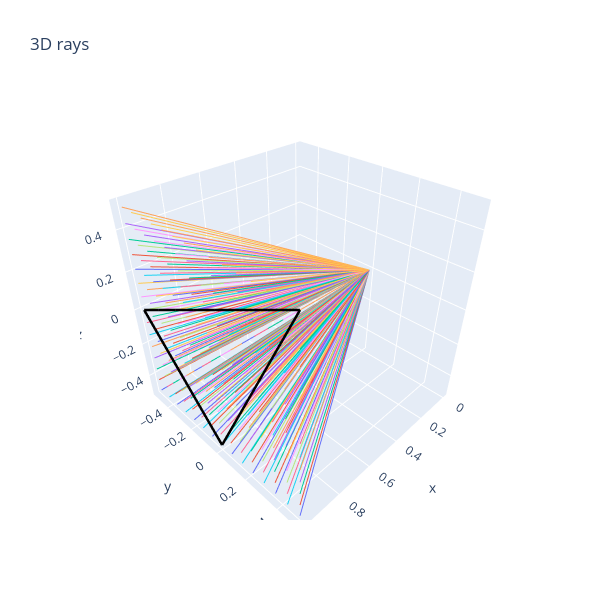
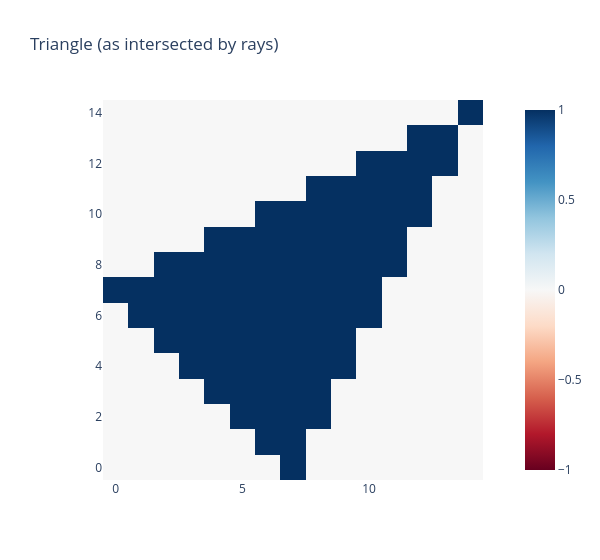

Notebook cell for these charts, in order:
### Markdown cell above
### Exercise - implement `raytrace_triangle`

> ```yaml
> Difficulty: 🔴🔴🔴🔴⚪
> Importance: 🔵🔵🔵🔵⚪
> 
> You should spend up to 15-20 minutes on this exercise.
> This is about as hard as `intersect_rays_1d`, although hopefully you should find it more familiar.
> ```

Below, you should implement `raytrace_triangle`, a funtion which checks whether each ray in `ray` intersects a single given triangle.

### Code cell
def raytrace_triangle(
    rays: Float[Tensor, "nrays rayPoints=2 dims=3"],
    triangle: Float[Tensor, "trianglePoints=3 dims=3"],
) -> Bool[Tensor, " nrays"]:
    """
    For each ray, return True if the triangle intersects that ray.
    """

    rights = rays[:,0,:] - triangle[0]
    lefts = t.stack((-rays[:,1,:], (triangle[1] - triangle[0]).expand_as(rays[:,1,:]), (triangle[2] - triangle[0]).expand_as(rays[:,1,:])), dim=-1)
    solutions = t.linalg.solve(lefts, rights)
    print('solutions')
    print(solutions)
    first = solutions[:,0]
    second = solutions[:,1]
    third = solutions[:,2]
    print((first >= 0) & (second >= 0) & (third >=0) & ((second + third) <= 1))
    return ((first >= 0) & (second >= 0) & (third >=0) & ((second + third) <= 1))
    



A = t.tensor([1, 0.0, -0.5])
B = t.tensor([1, -0.5, 0.0])
C = t.tensor([1, 0.5, 0.5])
num_pixels_y = num_pixels_z = 15
y_limit = z_limit = 0.5

# Plot triangle & rays
test_triangle = t.stack([A, B, C], dim=0)
rays2d = make_rays_2d(num_pixels_y, num_pixels_z, y_limit, z_limit)
triangle_lines = t.stack([A, B, C, A, B, C], dim=0).reshape(-1, 2, 3)
render_lines_with_plotly(rays2d, triangle_lines)

# Calculate and display intersections
intersects = raytrace_triangle(rays2d, test_triangle)
img = intersects.reshape(num_pixels_y, num_pixels_z).int()
imshow(img, origin="lower", width=600, title="Triangle (as intersected by rays)")

### Figure 1 — Plotly figure (JSON) as saved in the notebook; plotly's stock layout.template omitted (floating-point values rounded to 4 significant figures)
{"data": [{"mode": "lines", "type": "scatter3d", "x": [0.0, 1.0], "y": [0.0, -0.5], "z": [0.0, -0.5]}, {"mode": "lines", "type": "scatter3d", "x": [0.0, 1.0], "y": [0.0, -0.5], "z": [0.0, -0.4286]}, {"mode": "lines", "type": "scatter3d", "x": [0.0, 1.0], "y": [0.0, -0.5], "z": [0.0, -0.3571]}, {"mode": "lines", "type": "scatter3d", "x": [0.0, 1.0], "y": [0.0, -0.5], "z": [0.0, -0.2857]}, {"mode": "lines", "type": "scatter3d", "x": [0.0, 1.0], "y": [0.0, -0.5], "z": [0.0, -0.2143]}, {"mode": "lines", "type": "scatter3d", "x": [0.0, 1.0], "y": [0.0, -0.5], "z": [0.0, -0.1429]}, {"mode": "lines", "type": "scatter3d", "x": [0.0, 1.0], "y": [0.0, -0.5], "z": [0.0, -0.07143]}, {"mode": "lines", "type": "scatter3d", "x": [0.0, 1.0], "y": [0.0, -0.5], "z": [0.0, -2.235e-08]}, {"mode": "lines", "type": "scatter3d", "x": [0.0, 1.0], "y": [0.0, -0.5], "z": [0.0, 0.07143]}, {"mode": "lines", "type": "scatter3d", "x": [0.0, 1.0], "y": [0.0, -0.5], "z": [0.0, 0.1429]}, {"mode": "lines", "type": "scatter3d", "x": [0.0, 1.0], "y": [0.0, -0.5], "z": [0.0, 0.2143]}, {"mode": "lines", "type": "scatter3d", "x": [0.0, 1.0], "y": [0.0, -0.5], "z": [0.0, 0.2857]}, {"mode": "lines", "type": "scatter3d", "x": [0.0, 1.0], "y": [0.0, -0.5], "z": [0.0, 0.3571]}, {"mode": "lines", "type": "scatter3d", "x": [0.0, 1.0], "y": [0.0, -0.5], "z": [0.0, 0.4286]}, {"mode": "lines", "type": "scatter3d", "x": [0.0, 1.0], "y": [0.0, -0.5], "z": [0.0, 0.5]}, {"mode": "lines", "type": "scatter3d", "x": [0.0, 1.0], "y": [0.0, -0.4286], "z": [0.0, -0.5]}, {"mode": "lines", "type": "scatter3d", "x": [0.0, 1.0], "y": [0.0, -0.4286], "z": [0.0, -0.4286]}, {"mode": "lines", "type": "scatter3d", "x": [0.0, 1.0], "y": [0.0, -0.4286], "z": [0.0, -0.3571]}, {"mode": "lines", "type": "scatter3d", "x": [0.0, 1.0], "y": [0.0, -0.4286], "z": [0.0, -0.2857]}, {"mode": "lines", "type": "scatter3d", "x": [0.0, 1.0], "y": [0.0, -0.4286], "z": [0.0, -0.2143]}, {"mode": "lines", "type": "scatter3d", "x": [0.0, 1.0], "y": [0.0, -0.4286], "z": [0.0, -0.1429]}, {"mode": "lines", "type": "scatter3d", "x": [0.0, 1.0], "y": [0.0, -0.4286], "z": [0.0, -0.07143]}, {"mode": "lines", "type": "scatter3d", "x": [0.0, 1.0], "y": [0.0, -0.4286], "z": [0.0, -2.235e-08]}, {"mode": "lines", "type": "scatter3d", "x": [0.0, 1.0], "y": [0.0, -0.4286], "z": [0.0, 0.07143]}, {"mode": "lines", "type": "scatter3d", "x": [0.0, 1.0], "y": [0.0, -0.4286], "z": [0.0, 0.1429]}, {"mode": "lines", "type": "scatter3d", "x": [0.0, 1.0], "y": [0.0, -0.4286], "z": [0.0, 0.2143]}, {"mode": "lines", "type": "scatter3d", "x": [0.0, 1.0], "y": [0.0, -0.4286], "z": [0.0, 0.2857]}, {"mode": "lines", "type": "scatter3d", "x": [0.0, 1.0], "y": [0.0, -0.4286], "z": [0.0, 0.3571]}, {"mode": "lines", "type": "scatter3d", "x": [0.0, 1.0], "y": [0.0, -0.4286], "z": [0.0, 0.4286]}, {"mode": "lines", "type": "scatter3d", "x": [0.0, 1.0], "y": [0.0, -0.4286], "z": [0.0, 0.5]}, {"mode": "lines", "type": "scatter3d", "x": [0.0, 1.0], "y": [0.0, -0.3571], "z": [0.0, -0.5]}, {"mode": "lines", "type": "scatter3d", "x": [0.0, 1.0], "y": [0.0, -0.3571], "z": [0.0, -0.4286]}, {"mode": "lines", "type": "scatter3d", "x": [0.0, 1.0], "y": [0.0, -0.3571], "z": [0.0, -0.3571]}, {"mode": "lines", "type": "scatter3d", "x": [0.0, 1.0], "y": [0.0, -0.3571], "z": [0.0, -0.2857]}, {"mode": "lines", "type": "scatter3d", "x": [0.0, 1.0], "y": [0.0, -0.3571], "z": [0.0, -0.2143]}, {"mode": "lines", "type": "scatter3d", "x": [0.0, 1.0], "y": [0.0, -0.3571], "z": [0.0, -0.1429]}, {"mode": "lines", "type": "scatter3d", "x": [0.0, 1.0], "y": [0.0, -0.3571], "z": [0.0, -0.07143]}, {"mode": "lines", "type": "scatter3d", "x": [0.0, 1.0], "y": [0.0, -0.3571], "z": [0.0, -2.235e-08]}, {"mode": "lines", "type": "scatter3d", "x": [0.0, 1.0], "y": [0.0, -0.3571], "z": [0.0, 0.07143]}, {"mode": "lines", "type": "scatter3d", "x": [0.0, 1.0], "y": [0.0, -0.3571], "z": [0.0, 0.1429]}, {"mode": "lines", "type": "scatter3d", "x": [0.0, 1.0], "y": [0.0, -0.3571], "z": [0.0, 0.2143]}, {"mode": "lines", "type": "scatter3d", "x": [0.0, 1.0], "y": [0.0, -0.3571], "z": [0.0, 0.2857]}, {"mode": "lines", "type": "scatter3d", "x": [0.0, 1.0], "y": [0.0, -0.3571], "z": [0.0, 0.3571]}, {"mode": "lines", "type": "scatter3d", "x": [0.0, 1.0], "y": [0.0, -0.3571], "z": [0.0, 0.4286]}, {"mode": "lines", "type": "scatter3d", "x": [0.0, 1.0], "y": [0.0, -0.3571], "z": [0.0, 0.5]}, {"mode": "lines", "type": "scatter3d", "x": [0.0, 1.0], "y": [0.0, -0.2857], "z": [0.0, -0.5]}, {"mode": "lines", "type": "scatter3d", "x": [0.0, 1.0], "y": [0.0, -0.2857], "z": [0.0, -0.4286]}, {"mode": "lines", "type": "scatter3d", "x": [0.0, 1.0], "y": [0.0, -0.2857], "z": [0.0, -0.3571]}, {"mode": "lines", "type": "scatter3d", "x": [0.0, 1.0], "y": [0.0, -0.2857], "z": [0.0, -0.2857]}, {"mode": "lines", "type": "scatter3d", "x": [0.0, 1.0], "y": [0.0, -0.2857], "z": [0.0, -0.2143]}, {"mode": "lines", "type": "scatter3d", "x": [0.0, 1.0], "y": [0.0, -0.2857], "z": [0.0, -0.1429]}, {"mode": "lines", "type": "scatter3d", "x": [0.0, 1.0], "y": [0.0, -0.2857], "z": [0.0, -0.07143]}, {"mode": "lines", "type": "scatter3d", "x": [0.0, 1.0], "y": [0.0, -0.2857], "z": [0.0, -2.235e-08]}, {"mode": "lines", "type": "scatter3d", "x": [0.0, 1.0], "y": [0.0, -0.2857], "z": [0.0, 0.07143]}, {"mode": "lines", "type": "scatter3d", "x": [0.0, 1.0], "y": [0.0, -0.2857], "z": [0.0, 0.1429]}, {"mode": "lines", "type": "scatter3d", "x": [0.0, 1.0], "y": [0.0, -0.2857], "z": [0.0, 0.2143]}, {"mode": "lines", "type": "scatter3d", "x": [0.0, 1.0], "y": [0.0, -0.2857], "z": [0.0, 0.2857]}, {"mode": "lines", "type": "scatter3d", "x": [0.0, 1.0], "y": [0.0, -0.2857], "z": [0.0, 0.3571]}, {"mode": "lines", "type": "scatter3d", "x": [0.0, 1.0], "y": [0.0, -0.2857], "z": [0.0, 0.4286]}, {"mode": "lines", "type": "scatter3d", "x": [0.0, 1.0], "y": [0.0, -0.2857], "z": [0.0, 0.5]}, {"mode": "lines", "type": "scatter3d", "x": [0.0, 1.0], "y": [0.0, -0.2143], "z": [0.0, -0.5]}, {"mode": "lines", "type": "scatter3d", "x": [0.0, 1.0], "y": [0.0, -0.2143], "z": [0.0, -0.4286]}, {"mode": "lines", "type": "scatter3d", "x": [0.0, 1.0], "y": [0.0, -0.2143], "z": [0.0, -0.3571]}, {"mode": "lines", "type": "scatter3d", "x": [0.0, 1.0], "y": [0.0, -0.2143], "z": [0.0, -0.2857]}, {"mode": "lines", "type": "scatter3d", "x": [0.0, 1.0], "y": [0.0, -0.2143], "z": [0.0, -0.2143]}, {"mode": "lines", "type": "scatter3d", "x": [0.0, 1.0], "y": [0.0, -0.2143], "z": [0.0, -0.1429]}, {"mode": "lines", "type": "scatter3d", "x": [0.0, 1.0], "y": [0.0, -0.2143], "z": [0.0, -0.07143]}, {"mode": "lines", "type": "scatter3d", "x": [0.0, 1.0], "y": [0.0, -0.2143], "z": [0.0, -2.235e-08]}, {"mode": "lines", "type": "scatter3d", "x": [0.0, 1.0], "y": [0.0, -0.2143], "z": [0.0, 0.07143]}, {"mode": "lines", "type": "scatter3d", "x": [0.0, 1.0], "y": [0.0, -0.2143], "z": [0.0, 0.1429]}, {"mode": "lines", "type": "scatter3d", "x": [0.0, 1.0], "y": [0.0, -0.2143], "z": [0.0, 0.2143]}, {"mode": "lines", "type": "scatter3d", "x": [0.0, 1.0], "y": [0.0, -0.2143], "z": [0.0, 0.2857]}, {"mode": "lines", "type": "scatter3d", "x": [0.0, 1.0], "y": [0.0, -0.2143], "z": [0.0, 0.3571]}, {"mode": "lines", "type": "scatter3d", "x": [0.0, 1.0], "y": [0.0, -0.2143], "z": [0.0, 0.4286]}, {"mode": "lines", "type": "scatter3d", "x": [0.0, 1.0], "y": [0.0, -0.2143], "z": [0.0, 0.5]}, {"mode": "lines", "type": "scatter3d", "x": [0.0, 1.0], "y": [0.0, -0.1429], "z": [0.0, -0.5]}, {"mode": "lines", "type": "scatter3d", "x": [0.0, 1.0], "y": [0.0, -0.1429], "z": [0.0, -0.4286]}, {"mode": "lines", "type": "scatter3d", "x": [0.0, 1.0], "y": [0.0, -0.1429], "z": [0.0, -0.3571]}, {"mode": "lines", "type": "scatter3d", "x": [0.0, 1.0], "y": [0.0, -0.1429], "z": [0.0, -0.2857]}, {"mode": "lines", "type": "scatter3d", "x": [0.0, 1.0], "y": [0.0, -0.1429], "z": [0.0, -0.2143]}, {"mode": "lines", "type": "scatter3d", "x": [0.0, 1.0], "y": [0.0, -0.1429], "z": [0.0, -0.1429]}, {"mode": "lines", "type": "scatter3d", "x": [0.0, 1.0], "y": [0.0, -0.1429], "z": [0.0, -0.07143]}, {"mode": "lines", "type": "scatter3d", "x": [0.0, 1.0], "y": [0.0, -0.1429], "z": [0.0, -2.235e-08]}, {"mode": "lines", "type": "scatter3d", "x": [0.0, 1.0], "y": [0.0, -0.1429], "z": [0.0, 0.07143]}, {"mode": "lines", "type": "scatter3d", "x": [0.0, 1.0], "y": [0.0, -0.1429], "z": [0.0, 0.1429]}, {"mode": "lines", "type": "scatter3d", "x": [0.0, 1.0], "y": [0.0, -0.1429], "z": [0.0, 0.2143]}, {"mode": "lines", "type": "scatter3d", "x": [0.0, 1.0], "y": [0.0, -0.1429], "z": [0.0, 0.2857]}, {"mode": "lines", "type": "scatter3d", "x": [0.0, 1.0], "y": [0.0, -0.1429], "z": [0.0, 0.3571]}, {"mode": "lines", "type": "scatter3d", "x": [0.0, 1.0], "y": [0.0, -0.1429], "z": [0.0, 0.4286]}, {"mode": "lines", "type": "scatter3d", "x": [0.0, 1.0], "y": [0.0, -0.1429], "z": [0.0, 0.5]}, {"mode": "lines", "type": "scatter3d", "x": [0.0, 1.0], "y": [0.0, -0.07143], "z": [0.0, -0.5]}, {"mode": "lines", "type": "scatter3d", "x": [0.0, 1.0], "y": [0.0, -0.07143], "z": [0.0, -0.4286]}, {"mode": "lines", "type": "scatter3d", "x": [0.0, 1.0], "y": [0.0, -0.07143], "z": [0.0, -0.3571]}, {"mode": "lines", "type": "scatter3d", "x": [0.0, 1.0], "y": [0.0, -0.07143], "z": [0.0, -0.2857]}, {"mode": "lines", "type": "scatter3d", "x": [0.0, 1.0], "y": [0.0, -0.07143], "z": [0.0, -0.2143]}, {"mode": "lines", "type": "scatter3d", "x": [0.0, 1.0], "y": [0.0, -0.07143], "z": [0.0, -0.1429]}, {"mode": "lines", "type": "scatter3d", "x": [0.0, 1.0], "y": [0.0, -0.07143], "z": [0.0, -0.07143]}, {"mode": "lines", "type": "scatter3d", "x": [0.0, 1.0], "y": [0.0, -0.07143], "z": [0.0, -2.235e-08]}, {"mode": "lines", "type": "scatter3d", "x": [0.0, 1.0], "y": [0.0, -0.07143], "z": [0.0, 0.07143]}, {"mode": "lines", "type": "scatter3d", "x": [0.0, 1.0], "y": [0.0, -0.07143], "z": [0.0, 0.1429]}, {"mode": "lines", "type": "scatter3d", "x": [0.0, 1.0], "y": [0.0, -0.07143], "z": [0.0, 0.2143]}, {"mode": "lines", "type": "scatter3d", "x": [0.0, 1.0], "y": [0.0, -0.07143], "z": [0.0, 0.2857]}, {"mode": "lines", "type": "scatter3d", "x": [0.0, 1.0], "y": [0.0, -0.07143], "z": [0.0, 0.3571]}, {"mode": "lines", "type": "scatter3d", "x": [0.0, 1.0], "y": [0.0, -0.07143], "z": [0.0, 0.4286]}, {"mode": "lines", "type": "scatter3d", "x": [0.0, 1.0], "y": [0.0, -0.07143], "z": [0.0, 0.5]}, {"mode": "lines", "type": "scatter3d", "x": [0.0, 1.0], "y": [0.0, -2.235e-08], "z": [0.0, -0.5]}, {"mode": "lines", "type": "scatter3d", "x": [0.0, 1.0], "y": [0.0, -2.235e-08], "z": [0.0, -0.4286]}, {"mode": "lines", "type": "scatter3d", "x": [0.0, 1.0], "y": [0.0, -2.235e-08], "z": [0.0, -0.3571]}, {"mode": "lines", "type": "scatter3d", "x": [0.0, 1.0], "y": [0.0, -2.235e-08], "z": [0.0, -0.2857]}, {"mode": "lines", "type": "scatter3d", "x": [0.0, 1.0], "y": [0.0, -2.235e-08], "z": [0.0, -0.2143]}, {"mode": "lines", "type": "scatter3d", "x": [0.0, 1.0], "y": [0.0, -2.235e-08], "z": [0.0, -0.1429]}, {"mode": "lines", "type": "scatter3d", "x": [0.0, 1.0], "y": [0.0, -2.235e-08], "z": [0.0, -0.07143]}, {"mode": "lines", "type": "scatter3d", "x": [0.0, 1.0], "y": [0.0, -2.235e-08], "z": [0.0, -2.235e-08]}, {"mode": "lines", "type": "scatter3d", "x": [0.0, 1.0], "y": [0.0, -2.235e-08], "z": [0.0, 0.07143]}, {"mode": "lines", "type": "scatter3d", "x": [0.0, 1.0], "y": [0.0, -2.235e-08], "z": [0.0, 0.1429]}, {"mode": "lines", "type": "scatter3d", "x": [0.0, 1.0], "y": [0.0, -2.235e-08], "z": [0.0, 0.2143]}, {"mode": "lines", "type": "scatter3d", "x": [0.0, 1.0], "y": [0.0, -2.235e-08], "z": [0.0, 0.2857]}, {"mode": "lines", "type": "scatter3d", "x": [0.0, 1.0], "y": [0.0, -2.235e-08], "z": [0.0, 0.3571]}, {"mode": "lines", "type": "scatter3d", "x": [0.0, 1.0], "y": [0.0, -2.235e-08], "z": [0.0, 0.4286]}, {"mode": "lines", "type": "scatter3d", "x": [0.0, 1.0], "y": [0.0, -2.235e-08], "z": [0.0, 0.5]}, {"mode": "lines", "type": "scatter3d", "x": [0.0, 1.0], "y": [0.0, 0.07143], "z": [0.0, -0.5]}, {"mode": "lines", "type": "scatter3d", "x": [0.0, 1.0], "y": [0.0, 0.07143], "z": [0.0, -0.4286]}, {"mode": "lines", "type": "scatter3d", "x": [0.0, 1.0], "y": [0.0, 0.07143], "z": [0.0, -0.3571]}, {"mode": "lines", "type": "scatter3d", "x": [0.0, 1.0], "y": [0.0, 0.07143], "z": [0.0, -0.2857]}, {"mode": "lines", "type": "scatter3d", "x": [0.0, 1.0], "y": [0.0, 0.07143], "z": [0.0, -0.2143]}, {"mode": "lines", "type": "scatter3d", "x": [0.0, 1.0], "y": [0.0, 0.07143], "z": [0.0, -0.1429]}, {"mode": "lines", "type": "scatter3d", "x": [0.0, 1.0], "y": [0.0, 0.07143], "z": [0.0, -0.07143]}, {"mode": "lines", "type": "scatter3d", "x": [0.0, 1.0], "y": [0.0, 0.07143], "z": [0.0, -2.235e-08]}, {"mode": "lines", "type": "scatter3d", "x": [0.0, 1.0], "y": [0.0, 0.07143], "z": [0.0, 0.07143]}, {"mode": "lines", "type": "scatter3d", "x": [0.0, 1.0], "y": [0.0, 0.07143], "z": [0.0, 0.1429]}, {"mode": "lines", "type": "scatter3d", "x": [0.0, 1.0], "y": [0.0, 0.07143], "z": [0.0, 0.2143]}, {"mode": "lines", "type": "scatter3d", "x": [0.0, 1.0], "y": [0.0, 0.07143], "z": [0.0, 0.2857]}, {"mode": "lines", "type": "scatter3d", "x": [0.0, 1.0], "y": [0.0, 0.07143], "z": [0.0, 0.3571]}, {"mode": "lines", "type": "scatter3d", "x": [0.0, 1.0], "y": [0.0, 0.07143], "z": [0.0, 0.4286]}, {"mode": "lines", "type": "scatter3d", "x": [0.0, 1.0], "y": [0.0, 0.07143], "z": [0.0, 0.5]}, {"mode": "lines", "type": "scatter3d", "x": [0.0, 1.0], "y": [0.0, 0.1429], "z": [0.0, -0.5]}, {"mode": "lines", "type": "scatter3d", "x": [0.0, 1.0], "y": [0.0, 0.1429], "z": [0.0, -0.4286]}, {"mode": "lines", "type": "scatter3d", "x": [0.0, 1.0], "y": [0.0, 0.1429], "z": [0.0, -0.3571]}, {"mode": "lines", "type": "scatter3d", "x": [0.0, 1.0], "y": [0.0, 0.1429], "z": [0.0, -0.2857]}, {"mode": "lines", "type": "scatter3d", "x": [0.0, 1.0], "y": [0.0, 0.1429], "z": [0.0, -0.2143]}, {"mode": "lines", "type": "scatter3d", "x": [0.0, 1.0], "y": [0.0, 0.1429], "z": [0.0, -0.1429]}, {"mode": "lines", "type": "scatter3d", "x": [0.0, 1.0], "y": [0.0, 0.1429], "z": [0.0, -0.07143]}, {"mode": "lines", "type": "scatter3d", "x": [0.0, 1.0], "y": [0.0, 0.1429], "z": [0.0, -2.235e-08]}, {"mode": "lines", "type": "scatter3d", "x": [0.0, 1.0], "y": [0.0, 0.1429], "z": [0.0, 0.07143]}, {"mode": "lines", "type": "scatter3d", "x": [0.0, 1.0], "y": [0.0, 0.1429], "z": [0.0, 0.1429]}, {"mode": "lines", "type": "scatter3d", "x": [0.0, 1.0], "y": [0.0, 0.1429], "z": [0.0, 0.2143]}, {"mode": "lines", "type": "scatter3d", "x": [0.0, 1.0], "y": [0.0, 0.1429], "z": [0.0, 0.2857]}, {"mode": "lines", "type": "scatter3d", "x": [0.0, 1.0], "y": [0.0, 0.1429], "z": [0.0, 0.3571]}, {"mode": "lines", "type": "scatter3d", "x": [0.0, 1.0], "y": [0.0, 0.1429], "z": [0.0, 0.4286]}, {"mode": "lines", "type": "scatter3d", "x": [0.0, 1.0], "y": [0.0, 0.1429], "z": [0.0, 0.5]}, {"mode": "lines", "type": "scatter3d", "x": [0.0, 1.0], "y": [0.0, 0.2143], "z": [0.0, -0.5]}, {"mode": "lines", "type": "scatter3d", "x": [0.0, 1.0], "y": [0.0, 0.2143], "z": [0.0, -0.4286]}, {"mode": "lines", "type": "scatter3d", "x": [0.0, 1.0], "y": [0.0, 0.2143], "z": [0.0, -0.3571]}, {"mode": "lines", "type": "scatter3d", "x": [0.0, 1.0], "y": [0.0, 0.2143], "z": [0.0, -0.2857]}, {"mode": "lines", "type": "scatter3d", "x": [0.0, 1.0], "y": [0.0, 0.2143], "z": [0.0, -0.2143]}, {"mode": "lines", "type": "scatter3d", "x": [0.0, 1.0], "y": [0.0, 0.2143], "z": [0.0, -0.1429]}, {"mode": "lines", "type": "scatter3d", "x": [0.0, 1.0], "y": [0.0, 0.2143], "z": [0.0, -0.07143]}, {"mode": "lines", "type": "scatter3d", "x": [0.0, 1.0], "y": [0.0, 0.2143], "z": [0.0, -2.235e-08]}, {"mode": "lines", "type": "scatter3d", "x": [0.0, 1.0], "y": [0.0, 0.2143], "z": [0.0, 0.07143]}, {"mode": "lines", "type": "scatter3d", "x": [0.0, 1.0], "y": [0.0, 0.2143], "z": [0.0, 0.1429]}, {"mode": "lines", "type": "scatter3d", "x": [0.0, 1.0], "y": [0.0, 0.2143], "z": [0.0, 0.2143]}, {"mode": "lines", "type": "scatter3d", "x": [0.0, 1.0], "y": [0.0, 0.2143], "z": [0.0, 0.2857]}, {"mode": "lines", "type": "scatter3d", "x": [0.0, 1.0], "y": [0.0, 0.2143], "z": [0.0, 0.3571]}, {"mode": "lines", "type": "scatter3d", "x": [0.0, 1.0], "y": [0.0, 0.2143], "z": [0.0, 0.4286]}, {"mode": "lines", "type": "scatter3d", "x": [0.0, 1.0], "y": [0.0, 0.2143], "z": [0.0, 0.5]}, {"mode": "lines", "type": "scatter3d", "x": [0.0, 1.0], "y": [0.0, 0.2857], "z": [0.0, -0.5]}, {"mode": "lines", "type": "scatter3d", "x": [0.0, 1.0], "y": [0.0, 0.2857], "z": [0.0, -0.4286]}, {"mode": "lines", "type": "scatter3d", "x": [0.0, 1.0], "y": [0.0, 0.2857], "z": [0.0, -0.3571]}, {"mode": "lines", "type": "scatter3d", "x": [0.0, 1.0], "y": [0.0, 0.2857], "z": [0.0, -0.2857]}, {"mode": "lines", "type": "scatter3d", "x": [0.0, 1.0], "y": [0.0, 0.2857], "z": [0.0, -0.2143]}, {"mode": "lines", "type": "scatter3d", "x": [0.0, 1.0], "y": [0.0, 0.2857], "z": [0.0, -0.1429]}, {"mode": "lines", "type": "scatter3d", "x": [0.0, 1.0], "y": [0.0, 0.2857], "z": [0.0, -0.07143]}, {"mode": "lines", "type": "scatter3d", "x": [0.0, 1.0], "y": [0.0, 0.2857], "z": [0.0, -2.235e-08]}, {"mode": "lines", "type": "scatter3d", "x": [0.0, 1.0], "y": [0.0, 0.2857], "z": [0.0, 0.07143]}, {"mode": "lines", "type": "scatter3d", "x": [0.0, 1.0], "y": [0.0, 0.2857], "z": [0.0, 0.1429]}, {"mode": "lines", "type": "scatter3d", "x": [0.0, 1.0], "y": [0.0, 0.2857], "z": [0.0, 0.2143]}, {"mode": "lines", "type": "scatter3d", "x": [0.0, 1.0], "y": [0.0, 0.2857], "z": [0.0, 0.2857]}, {"mode": "lines", "type": "scatter3d", "x": [0.0, 1.0], "y": [0.0, 0.2857], "z": [0.0, 0.3571]}, {"mode": "lines", "type": "scatter3d", "x": [0.0, 1.0], "y": [0.0, 0.2857], "z": [0.0, 0.4286]}, {"mode": "lines", "type": "scatter3d", "x": [0.0, 1.0], "y": [0.0, 0.2857], "z": [0.0, 0.5]}, {"mode": "lines", "type": "scatter3d", "x": [0.0, 1.0], "y": [0.0, 0.3571], "z": [0.0, -0.5]}, {"mode": "lines", "type": "scatter3d", "x": [0.0, 1.0], "y": [0.0, 0.3571], "z": [0.0, -0.4286]}, {"mode": "lines", "type": "scatter3d", "x": [0.0, 1.0], "y": [0.0, 0.3571], "z": [0.0, -0.3571]}, {"mode": "lines", "type": "scatter3d", "x": [0.0, 1.0], "y": [0.0, 0.3571], "z": [0.0, -0.2857]}, {"mode": "lines", "type": "scatter3d", "x": [0.0, 1.0], "y": [0.0, 0.3571], "z": [0.0, -0.2143]}, {"mode": "lines", "type": "scatter3d", "x": [0.0, 1.0], "y": [0.0, 0.3571], "z": [0.0, -0.1429]}, {"mode": "lines", "type": "scatter3d", "x": [0.0, 1.0], "y": [0.0, 0.3571], "z": [0.0, -0.07143]}, {"mode": "lines", "type": "scatter3d", "x": [0.0, 1.0], "y": [0.0, 0.3571], "z": [0.0, -2.235e-08]}, {"mode": "lines", "type": "scatter3d", "x": [0.0, 1.0], "y": [0.0, 0.3571], "z": [0.0, 0.07143]}, {"mode": "lines", "type": "scatter3d", "x": [0.0, 1.0], "y": [0.0, 0.3571], "z": [0.0, 0.1429]}, {"mode": "lines", "type": "scatter3d", "x": [0.0, 1.0], "y": [0.0, 0.3571], "z": [0.0, 0.2143]}, {"mode": "lines", "type": "scatter3d", "x": [0.0, 1.0], "y": [0.0, 0.3571], "z": [0.0, 0.2857]}, {"mode": "lines", "type": "scatter3d", "x": [0.0, 1.0], "y": [0.0, 0.3571], "z": [0.0, 0.3571]}, {"mode": "lines", "type": "scatter3d", "x": [0.0, 1.0], "y": [0.0, 0.3571], "z": [0.0, 0.4286]}, {"mode": "lines", "type": "scatter3d", "x": [0.0, 1.0], "y": [0.0, 0.3571], "z": [0.0, 0.5]}, {"mode": "lines", "type": "scatter3d", "x": [0.0, 1.0], "y": [0.0, 0.4286], "z": [0.0, -0.5]}, {"mode": "lines", "type": "scatter3d", "x": [0.0, 1.0], "y": [0.0, 0.4286], "z": [0.0, -0.4286]}, {"mode": "lines", "type": "scatter3d", "x": [0.0, 1.0], "y": [0.0, 0.4286], "z": [0.0, -0.3571]}, {"mode": "lines", "type": "scatter3d", "x": [0.0, 1.0], "y": [0.0, 0.4286], "z": [0.0, -0.2857]}, {"mode": "lines", "type": "scatter3d", "x": [0.0, 1.0], "y": [0.0, 0.4286], "z": [0.0, -0.2143]}, {"mode": "lines", "type": "scatter3d", "x": [0.0, 1.0], "y": [0.0, 0.4286], "z": [0.0, -0.1429]}, {"mode": "lines", "type": "scatter3d", "x": [0.0, 1.0], "y": [0.0, 0.4286], "z": [0.0, -0.07143]}, {"mode": "lines", "type": "scatter3d", "x": [0.0, 1.0], "y": [0.0, 0.4286], "z": [0.0, -2.235e-08]}, {"mode": "lines", "type": "scatter3d", "x": [0.0, 1.0], "y": [0.0, 0.4286], "z": [0.0, 0.07143]}, {"mode": "lines", "type": "scatter3d", "x": [0.0, 1.0], "y": [0.0, 0.4286], "z": [0.0, 0.1429]}, {"mode": "lines", "type": "scatter3d", "x": [0.0, 1.0], "y": [0.0, 0.4286], "z": [0.0, 0.2143]}, {"mode": "lines", "type": "scatter3d", "x": [0.0, 1.0], "y": [0.0, 0.4286], "z": [0.0, 0.2857]}, {"mode": "lines", "type": "scatter3d", "x": [0.0, 1.0], "y": [0.0, 0.4286], "z": [0.0, 0.3571]}, {"mode": "lines", "type": "scatter3d", "x": [0.0, 1.0], "y": [0.0, 0.4286], "z": [0.0, 0.4286]}, {"mode": "lines", "type": "scatter3d", "x": [0.0, 1.0], "y": [0.0, 0.4286], "z": [0.0, 0.5]}, {"mode": "lines", "type": "scatter3d", "x": [0.0, 1.0], "y": [0.0, 0.5], "z": [0.0, -0.5]}, {"mode": "lines", "type": "scatter3d", "x": [0.0, 1.0], "y": [0.0, 0.5], "z": [0.0, -0.4286]}, {"mode": "lines", "type": "scatter3d", "x": [0.0, 1.0], "y": [0.0, 0.5], "z": [0.0, -0.3571]}, {"mode": "lines", "type": "scatter3d", "x": [0.0, 1.0], "y": [0.0, 0.5], "z": [0.0, -0.2857]}, {"mode": "lines", "type": "scatter3d", "x": [0.0, 1.0], "y": [0.0, 0.5], "z": [0.0, -0.2143]}, {"mode": "lines", "type": "scatter3d", "x": [0.0, 1.0], "y": [0.0, 0.5], "z": [0.0, -0.1429]}, {"mode": "lines", "type": "scatter3d", "x": [0.0, 1.0], "y": [0.0, 0.5], "z": [0.0, -0.07143]}, {"mode": "lines", "type": "scatter3d", "x": [0.0, 1.0], "y": [0.0, 0.5], "z": [0.0, -2.235e-08]}, {"mode": "lines", "type": "scatter3d", "x": [0.0, 1.0], "y": [0.0, 0.5], "z": [0.0, 0.07143]}, {"mode": "lines", "type": "scatter3d", "x": [0.0, 1.0], "y": [0.0, 0.5], "z": [0.0, 0.1429]}, {"mode": "lines", "type": "scatter3d", "x": [0.0, 1.0], "y": [0.0, 0.5], "z": [0.0, 0.2143]}, {"mode": "lines", "type": "scatter3d", "x": [0.0, 1.0], "y": [0.0, 0.5], "z": [0.0, 0.2857]}, {"mode": "lines", "type": "scatter3d", "x": [0.0, 1.0], "y": [0.0, 0.5], "z": [0.0, 0.3571]}, {"mode": "lines", "type": "scatter3d", "x": [0.0, 1.0], "y": [0.0, 0.5], "z": [0.0, 0.4286]}, {"mode": "lines", "type": "scatter3d", "x": [0.0, 1.0], "y": [0.0, 0.5], "z": [0.0, 0.5]}, {"line": {"color": "black", "width": 5}, "mode": "lines", "type": "scatter3d", "x": [1.0, 1.0], "y": [0.0, -0.5], "z": [-0.5, 0.0]}, {"line": {"color": "black", "width": 5}, "mode": "lines", "type": "scatter3d", "x": [1.0, 1.0], "y": [0.5, 0.0], "z": [0.5, -0.5]}, {"line": {"color": "black", "width": 5}, "mode": "lines", "type": "scatter3d", "x": [1.0, 1.0], "y": [-0.5, 0.5], "z": [0.0, 0.5]}], "layout": {"height": 600, "showlegend": false, "title": {"text": "3D rays"}, "width": 600}}

### Figure 2 — Plotly figure (JSON) as saved in the notebook; plotly's stock layout.template omitted (floating-point values rounded to 4 significant figures; data arrays with more than 128 entries replaced by an {"elided": "..."} marker saying what was removed)
{"data": [{"coloraxis": "coloraxis", "hovertemplate": "x: %{x}<br>y: %{y}<br>color: %{z}<extra></extra>", "name": "0", "type": "heatmap", "xaxis": "x", "yaxis": "y", "z": {"elided": "15x15 int values"}}], "layout": {"coloraxis": {"autocolorscale": false, "cmid": 0, "colorscale": [[0, "rgb(103,0,31)"], [0.1, "rgb(178,24,43)"], [0.2, "rgb(214,96,77)"], [0.3, "rgb(244,165,130)"], [0.4, "rgb(253,219,199)"], [0.5, "rgb(247,247,247)"], [0.6, "rgb(209,229,240)"], [0.7, "rgb(146,197,222)"], [0.8, "rgb(67,147,195)"], [0.9, "rgb(33,102,172)"], [1, "rgb(5,48,97)"]]}, "title": {"text": "Triangle (as intersected by rays)"}, "width": 600, "xaxis": {"anchor": "y", "constrain": "domain", "domain": [0, 1], "scaleanchor": "y"}, "yaxis": {"anchor": "x", "autorange": true, "constrain": "domain", "domain": [0, 1]}}}
